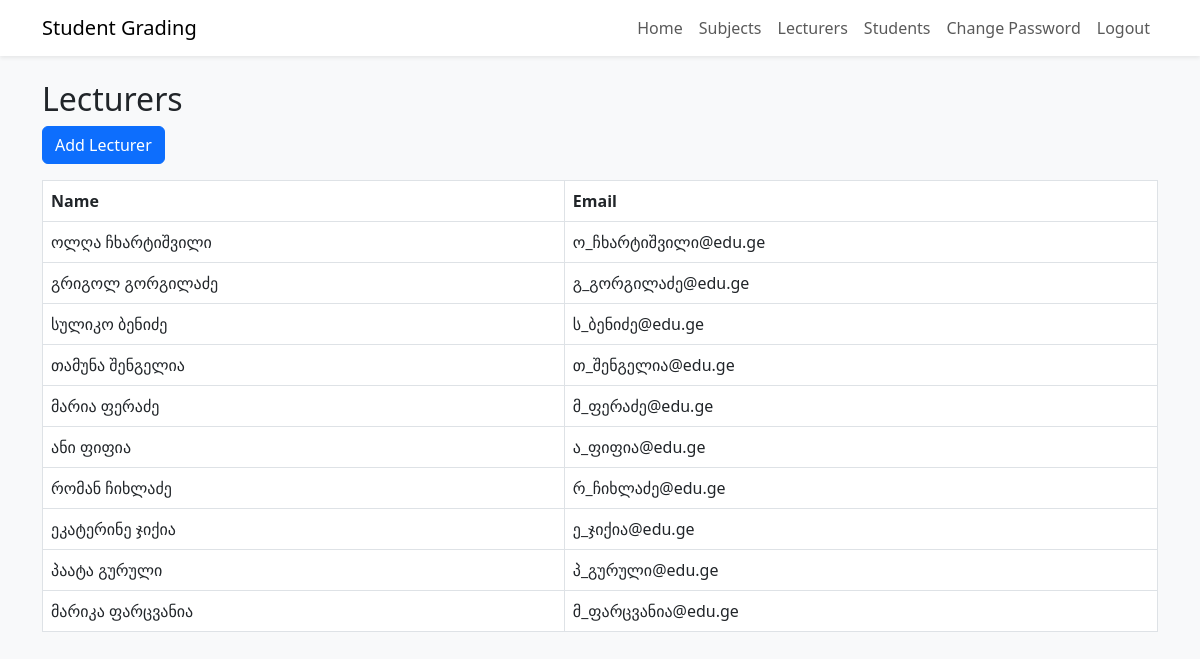
The page /grading/lecturers/ (signed in) on the database as committed earlier.
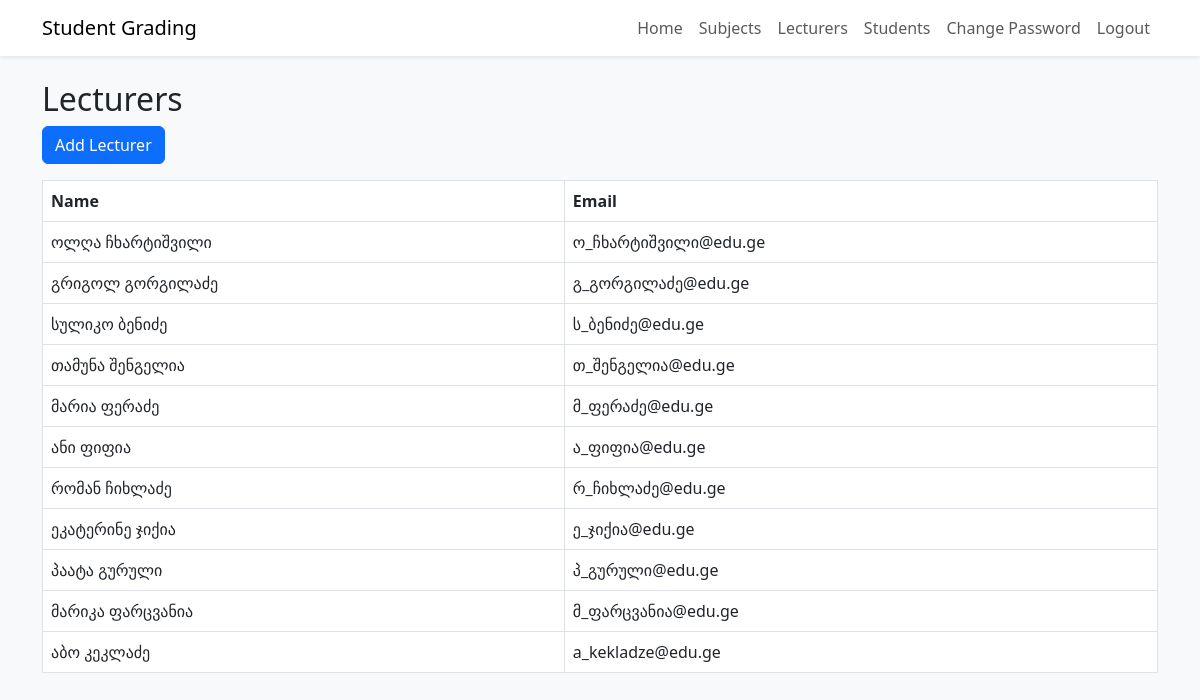
The same page on the database as committed later.
### student_grading/models.py (models this page shows, shortened)
class Lecturer(models.Model):
    name = models.CharField(max_length=100)
    email = models.EmailField()

### student_grading/views.py (the view)
# urls.py: path("lecturers/", views.lecturer_list, name="lecturer_list"),
@login_required
def lecturer_list(request):
    lecturers = Lecturer.objects.all()
    return render(request, "lecturer_list.html", {"lecturers": lecturers})

### student_grading/templates/lecturer_list.html (shortened to what this page needs)
{% extends "base.html" %}
{% block content %}
<h2>Lecturers</h2>
<a href="{% url 'lecturer_create' %}" class="btn btn-primary mb-3">Add Lecturer</a>
<table class="table table-bordered">
    <tr><th>Name</th><th>Email</th></tr>
    {% for l in lecturers %}
    <tr>
        <td>{{ l.name }}</td>
        <td>{{ l.email }}</td>
    </tr>
    {% endfor %}
</table>
{% endblock %}

Rows that differ between the two databases and show on the page:
added Lecturer: name "აბო კეკლაძე", email "a_kekladze@edu.ge"
